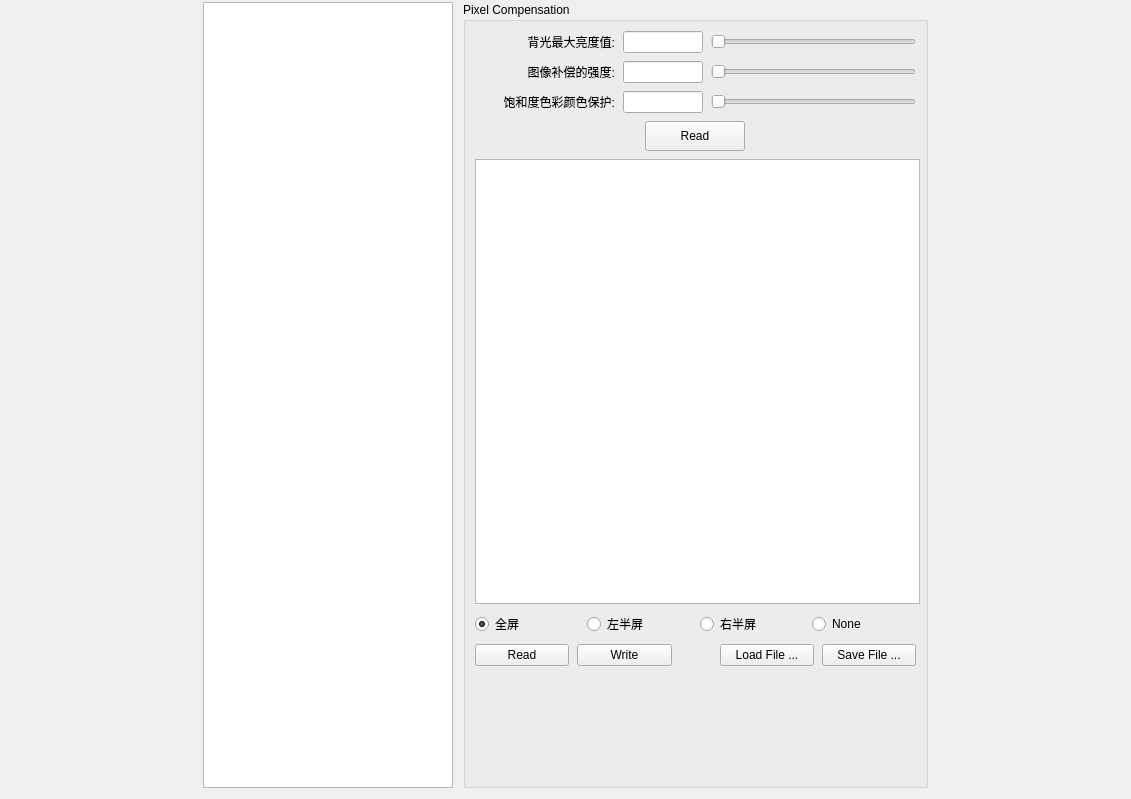
<?xml version="1.0" encoding="UTF-8"?>
<ui version="4.0">
 <class>FramePixelCompensation</class>
 <widget class="QFrame" name="FramePixelCompensation">
  <property name="geometry">
   <rect>
    <x>0</x>
    <y>0</y>
    <width>1131</width>
    <height>799</height>
   </rect>
  </property>
  <property name="windowTitle">
   <string>Frame</string>
  </property>
  <layout class="QHBoxLayout" name="horizontalLayout">
   <property name="spacing">
    <number>10</number>
   </property>
   <property name="topMargin">
    <number>2</number>
   </property>
   <item>
    <spacer name="horizontalSpacer">
     <property name="orientation">
      <enum>Qt::Horizontal</enum>
     </property>
     <property name="sizeHint" stdset="0">
      <size>
       <width>150</width>
       <height>20</height>
      </size>
     </property>
    </spacer>
   </item>
   <item alignment="Qt::AlignHCenter">
    <widget class="QTableView" name="tableView">
     <property name="maximumSize">
      <size>
       <width>250</width>
       <height>16777215</height>
      </size>
     </property>
     <property name="styleSheet">
      <string notr="true"/>
     </property>
    </widget>
   </item>
   <item alignment="Qt::AlignHCenter">
    <widget class="QGroupBox" name="groupBox">
     <property name="minimumSize">
      <size>
       <width>465</width>
       <height>0</height>
      </size>
     </property>
     <property name="maximumSize">
      <size>
       <width>465</width>
       <height>16777215</height>
      </size>
     </property>
     <property name="title">
      <string>Pixel Compensation </string>
     </property>
     <layout class="QVBoxLayout" name="verticalLayout">
      <property name="spacing">
       <number>8</number>
      </property>
      <item>
       <layout class="QHBoxLayout" name="horizontalLayout_2" stretch="3,0,2">
        <item>
         <widget class="QLabel" name="label">
          <property name="minimumSize">
           <size>
            <width>140</width>
            <height>0</height>
           </size>
          </property>
          <property name="maximumSize">
           <size>
            <width>140</width>
            <height>16777215</height>
           </size>
          </property>
          <property name="text">
           <string>背光最大亮度值:</string>
          </property>
          <property name="alignment">
           <set>Qt::AlignRight|Qt::AlignTrailing|Qt::AlignVCenter</set>
          </property>
         </widget>
        </item>
        <item>
         <widget class="QLineEdit" name="lineEdit1">
          <property name="minimumSize">
           <size>
            <width>80</width>
            <height>0</height>
           </size>
          </property>
          <property name="maximumSize">
           <size>
            <width>80</width>
            <height>16777215</height>
           </size>
          </property>
         </widget>
        </item>
        <item>
         <widget class="QSlider" name="horizontalSlider1">
          <property name="maximum">
           <number>4095</number>
          </property>
          <property name="orientation">
           <enum>Qt::Horizontal</enum>
          </property>
         </widget>
        </item>
       </layout>
      </item>
      <item>
       <layout class="QHBoxLayout" name="horizontalLayout_3" stretch="3,0,2">
        <item>
         <widget class="QLabel" name="label_2">
          <property name="minimumSize">
           <size>
            <width>140</width>
            <height>0</height>
           </size>
          </property>
          <property name="maximumSize">
           <size>
            <width>140</width>
            <height>16777215</height>
           </size>
          </property>
          <property name="text">
           <string>图像补偿的强度:</string>
          </property>
          <property name="alignment">
           <set>Qt::AlignRight|Qt::AlignTrailing|Qt::AlignVCenter</set>
          </property>
         </widget>
        </item>
        <item>
         <widget class="QLineEdit" name="lineEdit2">
          <property name="minimumSize">
           <size>
            <width>80</width>
            <height>0</height>
           </size>
          </property>
          <property name="maximumSize">
           <size>
            <width>80</width>
            <height>16777215</height>
           </size>
          </property>
         </widget>
        </item>
        <item>
         <widget class="QSlider" name="horizontalSlider2">
          <property name="maximum">
           <number>15</number>
          </property>
          <property name="orientation">
           <enum>Qt::Horizontal</enum>
          </property>
         </widget>
        </item>
       </layout>
      </item>
      <item>
       <layout class="QHBoxLayout" name="horizontalLayout_4" stretch="3,0,2">
        <item>
         <widget class="QLabel" name="label_3">
          <property name="minimumSize">
           <size>
            <width>140</width>
            <height>0</height>
           </size>
          </property>
          <property name="maximumSize">
           <size>
            <width>140</width>
            <height>16777215</height>
           </size>
          </property>
          <property name="text">
           <string>饱和度色彩颜色保护:</string>
          </property>
          <property name="alignment">
           <set>Qt::AlignRight|Qt::AlignTrailing|Qt::AlignVCenter</set>
          </property>
         </widget>
        </item>
        <item>
         <widget class="QLineEdit" name="lineEdit3">
          <property name="minimumSize">
           <size>
            <width>80</width>
            <height>0</height>
           </size>
          </property>
          <property name="maximumSize">
           <size>
            <width>80</width>
            <height>16777215</height>
           </size>
          </property>
         </widget>
        </item>
        <item>
         <widget class="QSlider" name="horizontalSlider3">
          <property name="maximum">
           <number>4095</number>
          </property>
          <property name="orientation">
           <enum>Qt::Horizontal</enum>
          </property>
         </widget>
        </item>
       </layout>
      </item>
      <item alignment="Qt::AlignHCenter">
       <widget class="QPushButton" name="pushButtonRead">
        <property name="minimumSize">
         <size>
          <width>100</width>
          <height>30</height>
         </size>
        </property>
        <property name="text">
         <string>Read</string>
        </property>
       </widget>
      </item>
      <item>
       <widget class="QTableView" name="tableViewGrid">
        <property name="minimumSize">
         <size>
          <width>445</width>
          <height>445</height>
         </size>
        </property>
       </widget>
      </item>
      <item>
       <layout class="QHBoxLayout" name="horizontalLayout_5">
        <item>
         <widget class="QRadioButton" name="radioButtonM1">
          <property name="text">
           <string>全屏</string>
          </property>
          <property name="checked">
           <bool>true</bool>
          </property>
          <attribute name="buttonGroup">
           <string notr="true">buttonGroup1</string>
          </attribute>
         </widget>
        </item>
        <item>
         <widget class="QRadioButton" name="radioButtonM2">
          <property name="text">
           <string>左半屏</string>
          </property>
          <attribute name="buttonGroup">
           <string notr="true">buttonGroup1</string>
          </attribute>
         </widget>
        </item>
        <item>
         <widget class="QRadioButton" name="radioButtonM3">
          <property name="text">
           <string>右半屏</string>
          </property>
          <attribute name="buttonGroup">
           <string notr="true">buttonGroup1</string>
          </attribute>
         </widget>
        </item>
        <item>
         <widget class="QRadioButton" name="radioButtonM4">
          <property name="text">
           <string>None</string>
          </property>
          <attribute name="buttonGroup">
           <string notr="true">buttonGroup1</string>
          </attribute>
         </widget>
        </item>
       </layout>
      </item>
      <item>
       <layout class="QHBoxLayout" name="horizontalLayout_6">
        <item>
         <widget class="QPushButton" name="pushButtonReadM">
          <property name="minimumSize">
           <size>
            <width>80</width>
            <height>0</height>
           </size>
          </property>
          <property name="maximumSize">
           <size>
            <width>100</width>
            <height>16777215</height>
           </size>
          </property>
          <property name="text">
           <string>Read</string>
          </property>
         </widget>
        </item>
        <item>
         <widget class="QPushButton" name="pushButtonWriteM">
          <property name="minimumSize">
           <size>
            <width>80</width>
            <height>0</height>
           </size>
          </property>
          <property name="maximumSize">
           <size>
            <width>100</width>
            <height>16777215</height>
           </size>
          </property>
          <property name="text">
           <string>Write</string>
          </property>
         </widget>
        </item>
        <item>
         <spacer name="horizontalSpacer_3">
          <property name="orientation">
           <enum>Qt::Horizontal</enum>
          </property>
          <property name="sizeType">
           <enum>QSizePolicy::Minimum</enum>
          </property>
          <property name="sizeHint" stdset="0">
           <size>
            <width>40</width>
            <height>20</height>
           </size>
          </property>
         </spacer>
        </item>
        <item>
         <widget class="QPushButton" name="pushButtonLoad">
          <property name="minimumSize">
           <size>
            <width>80</width>
            <height>0</height>
           </size>
          </property>
          <property name="maximumSize">
           <size>
            <width>100</width>
            <height>16777215</height>
           </size>
          </property>
          <property name="text">
           <string>Load File ...</string>
          </property>
         </widget>
        </item>
        <item>
         <widget class="QPushButton" name="pushButtonSave">
          <property name="minimumSize">
           <size>
            <width>80</width>
            <height>0</height>
           </size>
          </property>
          <property name="maximumSize">
           <size>
            <width>100</width>
            <height>16777215</height>
           </size>
          </property>
          <property name="text">
           <string>Save File ...</string>
          </property>
         </widget>
        </item>
       </layout>
      </item>
      <item>
       <spacer name="verticalSpacer_2">
        <property name="orientation">
         <enum>Qt::Vertical</enum>
        </property>
        <property name="sizeHint" stdset="0">
         <size>
          <width>20</width>
          <height>40</height>
         </size>
        </property>
       </spacer>
      </item>
     </layout>
    </widget>
   </item>
   <item>
    <spacer name="horizontalSpacer_2">
     <property name="orientation">
      <enum>Qt::Horizontal</enum>
     </property>
     <property name="sizeHint" stdset="0">
      <size>
       <width>149</width>
       <height>20</height>
      </size>
     </property>
    </spacer>
   </item>
  </layout>
 </widget>
 <resources/>
 <connections/>
 <buttongroups>
  <buttongroup name="buttonGroup1"/>
 </buttongroups>
</ui>
